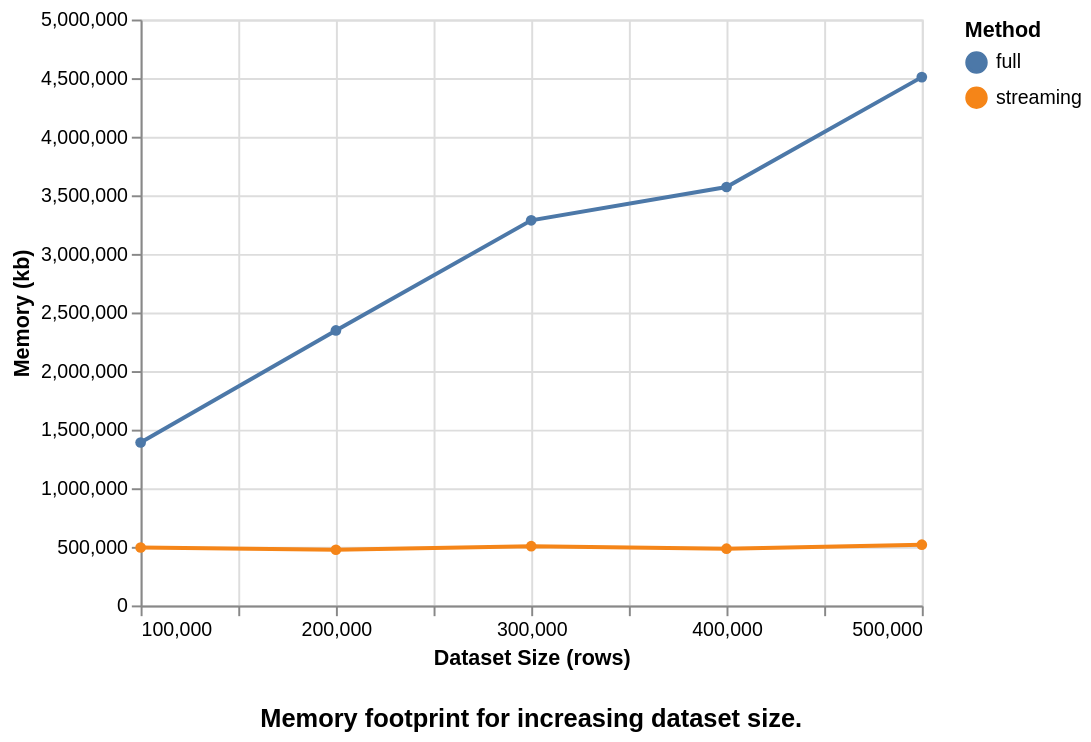

Here is the Vega-Lite specification saved for this chart:
### Vega-Lite specification from a JSON file in a GitHub repository (floating-point values rounded to 4 significant figures)
{"config": {"view": {"width": 400, "height": 300}}, "data": {"name": "data-4c268972bc839eae68b4b0cd98c4bc76"}, "mark": {"type": "line", "point": true}, "encoding": {"color": {"type": "nominal", "field": "method", "title": "Method"}, "x": {"type": "quantitative", "field": "size", "title": "Dataset Size (rows)"}, "y": {"type": "quantitative", "field": "memory", "title": "Memory (kb)"}}, "$schema": "https://vega.github.io/schema/vega-lite/v2.6.0.json", "datasets": {"data-4c268972bc839eae68b4b0cd98c4bc76": [{"size": 100000, "memory": 1390396, "method": "full"}, {"size": 100000, "memory": 494352, "method": "streaming"}, {"size": 200000, "memory": 2346504, "method": "full"}, {"size": 200000, "memory": 475320, "method": "streaming"}, {"size": 300000, "memory": 3286820, "method": "full"}, {"size": 300000, "memory": 505360, "method": "streaming"}, {"size": 400000, "memory": 3570620, "method": "full"}, {"size": 400000, "memory": 484232, "method": "streaming"}, {"size": 500000, "memory": 4508716, "method": "full"}, {"size": 500000, "memory": 518168, "method": "streaming"}]}, "title": {"text": "Memory footprint for increasing dataset size.", "orient": "bottom", "anchor": "middle", "offset": 20}}
